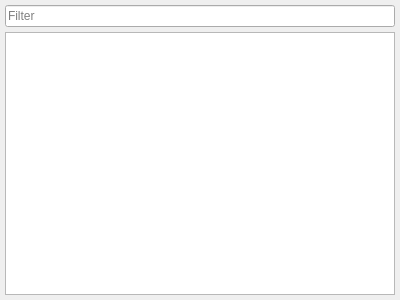
<?xml version="1.0" encoding="UTF-8"?>
<ui version="4.0">
 <class>ConsoleDockWidget</class>
 <widget class="QDockWidget" name="ConsoleDockWidget">
  <property name="geometry">
   <rect>
    <x>0</x>
    <y>0</y>
    <width>400</width>
    <height>300</height>
   </rect>
  </property>
  <property name="windowTitle">
   <string>DockWidget</string>
  </property>
  <widget class="QWidget" name="dockWidgetContents">
   <layout class="QVBoxLayout" name="verticalLayout">
    <property name="spacing">
     <number>5</number>
    </property>
    <property name="margin">
     <number>5</number>
    </property>
    <item>
     <widget class="LineEditExt" name="lineEdit">
      <property name="placeholderText">
       <string>Filter</string>
      </property>
     </widget>
    </item>
    <item>
     <widget class="QPlainTextEdit" name="plainTextEdit">
      <property name="undoRedoEnabled">
       <bool>false</bool>
      </property>
      <property name="readOnly">
       <bool>true</bool>
      </property>
      <property name="plainText">
       <string notr="true"/>
      </property>
      <property name="textInteractionFlags">
       <set>Qt::TextSelectableByKeyboard|Qt::TextSelectableByMouse</set>
      </property>
     </widget>
    </item>
   </layout>
  </widget>
 </widget>
 <customwidgets>
  <customwidget>
   <class>LineEditExt</class>
   <extends>QLineEdit</extends>
   <header>QtControls/LineEditExt.h</header>
  </customwidget>
 </customwidgets>
 <resources/>
 <connections/>
</ui>
